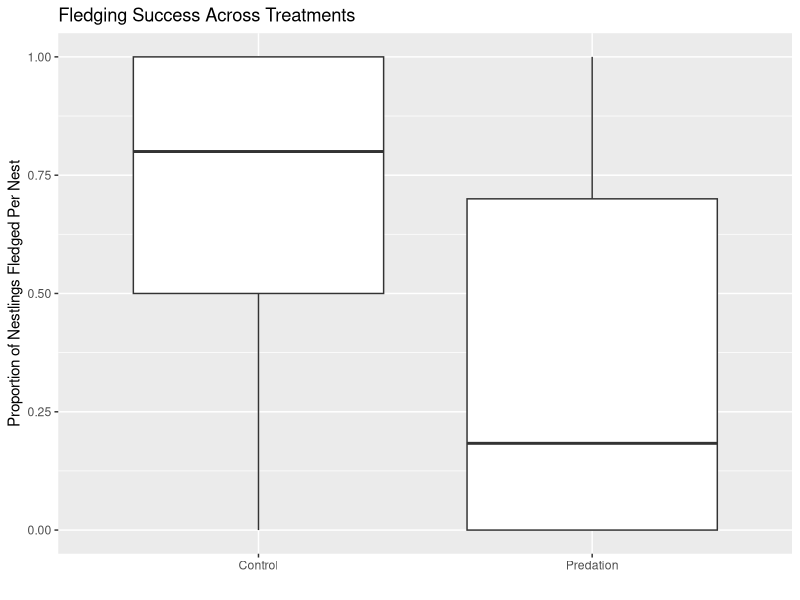
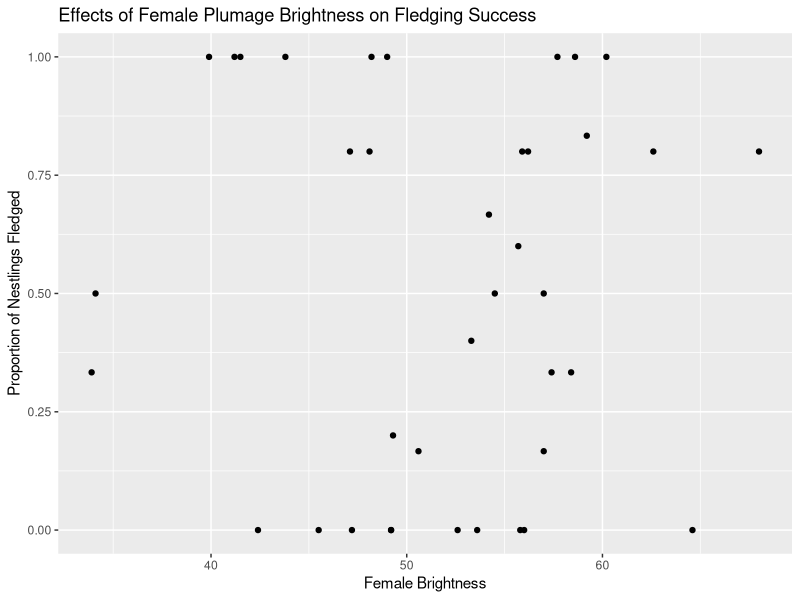

Reproduce these figures in R, in order.
## ---- chunk 1
# load packages and data 
library(ggplot2)
library(dslabs)
library(dplyr)
## ---- chunk 2
# Type your answer in this box using R code 
swallows <- read.csv('swallows.csv')
brightness <- read.csv('brightness.csv')

# Google? y/n
#n
## ---- chunk 3
#Answer
full_df <- swallows %>% 
  full_join(brightness, by=join_by(nestbox==nestbox))#, keep = T)

# Initially using the keep=True argument in full_join function allows for checking that joined dataframe properly matched each key

#Google? 
#n


## ---- chunk 4
# Answer
full_df <- na.omit(full_df)
class(full_df$nestbox) # familiarize with datatypes across all columns

full_df$nestbox <- as.factor(full_df$nestbox)
full_df$treatment <- as.factor(full_df$treatment) # See that we are plotting later on, so just convert to factor now

length(unique(full_df$nestbox)) # should have 41 unique boxes and only two treatments

quantile(full_df$brood) # check that numbers for brood, n_fledged, brightness don't look unreasonable (no weird outliers that may be misinputs)

unique(full_df$brood >= full_df$n_fledged) # The number of nestlings that fledged should never exceed the initial brood number. If we get False here, something is wrong.

# Google y/n 
#n
## ---- chunk 5
#Answer
full_df <- full_df %>% 
  mutate(prop_fledged = n_fledged/brood)

# There are NA values here due to divisions by zero in brood number. Will omit these later

# Google? y/n
#n
## ---- chunk 6
# Answer 

full_df %>% 
  group_by(treatment) %>% 
  summarise(mean(na.omit(prop_fledged))) # Just omiting NA's here 


# Google? y/n
#n
## ---- chunk 7
# Answer
full_df %>% 
  ggplot(aes(x=treatment, y=prop_fledged)) +
  geom_boxplot() +
  labs(title = 'Fledging Success Across Treatments', y='Proportion of Nestlings Fledged Per Nest',
       x='')

# Google? y/n
#n


## ---- chunk 8
# Answer
full_df %>% 
  ggplot(aes(x=brightness, y=prop_fledged)) +
  geom_point() +
  labs(title = 'Effects of Female Plumage Brightness on Fledging Success', y='Proportion of Nestlings Fledged', x='Female Brightness')

# Google? y/n
#n
